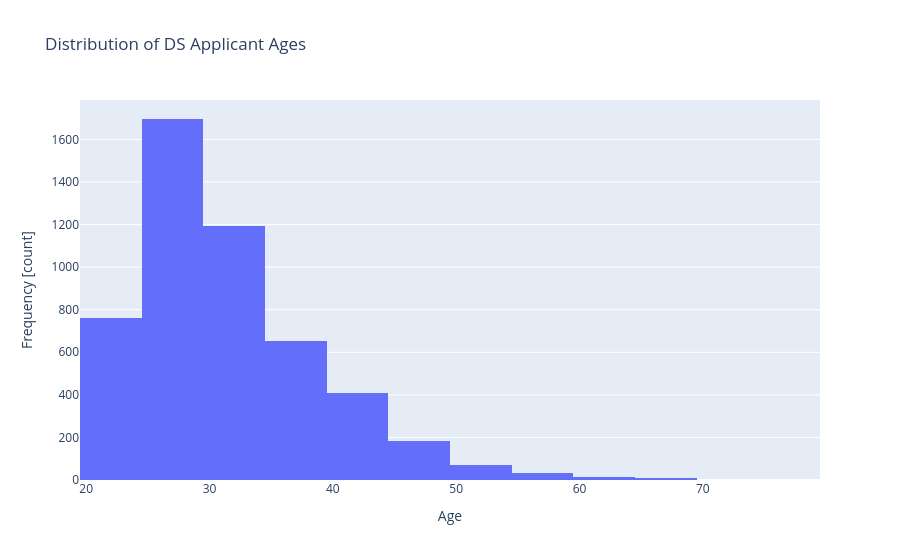

Notebook code cell kept with this figure:
### Markdown cell above
### Applicant Age Distribution
Next, we analyze the age distribution of our applicants. We calculate the age of each applicant based on their birthday and the current date, then visualize the distribution with a histogram.

### Code cell
# Aggregate to calculate applicant ages
result = ds_app.aggregate([
    {
        "$project": {
            "years": {
                "$dateDiff": {
                    "startDate": "$birthday",
                    "endDate": "$$NOW",
                    "unit": "year"
                }
            }
        }
    }
])

ages = pd.DataFrame(result)["years"]

# Create age distribution histogram
fig_age = px.histogram(x=ages, nbins=20, title="Distribution of DS Applicant Ages")
fig_age.update_layout(xaxis_title="Age", yaxis_title='Frequency [count]')
fig_age.show()

### Figure 1 — Plotly figure (JSON) as saved in the notebook; plotly's stock layout.template omitted (floating-point values rounded to 4 significant figures; data arrays with more than 128 entries replaced by an {"elided": "..."} marker saying what was removed)
{"data": [{"bingroup": "x", "hovertemplate": "x=%{x}<br>count=%{y}<extra></extra>", "legendgroup": "", "marker": {"color": "#636efa", "pattern": {"shape": ""}}, "name": "", "nbinsx": 20, "orientation": "v", "showlegend": false, "type": "histogram", "x": {"elided": "5025 int values"}, "xaxis": "x", "yaxis": "y"}], "layout": {"barmode": "relative", "legend": {"tracegroupgap": 0}, "title": {"text": "Distribution of DS Applicant Ages"}, "xaxis": {"anchor": "y", "domain": [0, 1], "title": {"text": "Age"}}, "yaxis": {"anchor": "x", "domain": [0, 1], "title": {"text": "Frequency [count]"}}}}
